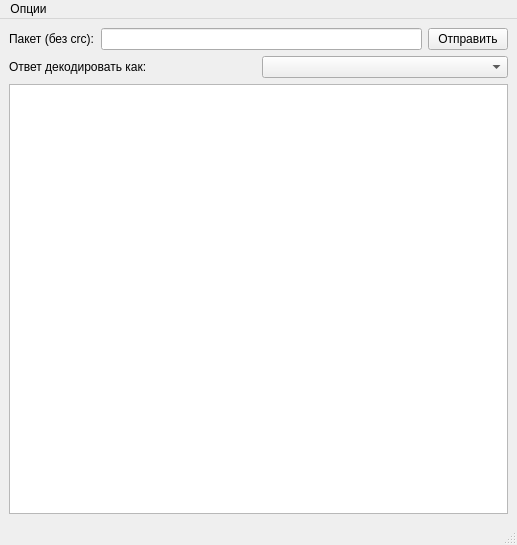
<?xml version="1.0" encoding="UTF-8"?>
<ui version="4.0">
 <class>MainWindow</class>
 <widget class="QMainWindow" name="MainWindow">
  <property name="geometry">
   <rect>
    <x>0</x>
    <y>0</y>
    <width>517</width>
    <height>545</height>
   </rect>
  </property>
  <property name="windowTitle">
   <string>PyModbus</string>
  </property>
  <widget class="QWidget" name="centralwidget">
   <layout class="QVBoxLayout" name="verticalLayout_3">
    <item>
     <layout class="QHBoxLayout" name="horizontalLayout">
      <item>
       <widget class="QLabel" name="label">
        <property name="text">
         <string>Пакет (без crc):</string>
        </property>
       </widget>
      </item>
      <item>
       <widget class="QLineEdit" name="frameInput"/>
      </item>
      <item>
       <widget class="QPushButton" name="sendButton">
        <property name="text">
         <string>Отправить</string>
        </property>
       </widget>
      </item>
     </layout>
    </item>
    <item>
     <layout class="QHBoxLayout" name="horizontalLayout_2">
      <item>
       <widget class="QLabel" name="label_2">
        <property name="text">
         <string>Ответ декодировать как:</string>
        </property>
       </widget>
      </item>
      <item>
       <widget class="QComboBox" name="decodeAsComboBox">
        <property name="editable">
         <bool>false</bool>
        </property>
        <property name="currentText">
         <string/>
        </property>
       </widget>
      </item>
     </layout>
    </item>
    <item>
     <widget class="QListWidget" name="listWidget"/>
    </item>
   </layout>
  </widget>
  <widget class="QMenuBar" name="menubar">
   <property name="geometry">
    <rect>
     <x>0</x>
     <y>0</y>
     <width>517</width>
     <height>21</height>
    </rect>
   </property>
   <widget class="QMenu" name="menu">
    <property name="title">
     <string>Опции</string>
    </property>
    <widget class="QMenu" name="menu_2">
     <property name="title">
      <string>Система команд</string>
     </property>
     <addaction name="choise_system_node"/>
     <addaction name="add_system_node"/>
     <addaction name="change_system_node"/>
    </widget>
    <widget class="QMenu" name="menu_3">
     <property name="title">
      <string>Связь</string>
     </property>
     <addaction name="action_TCP"/>
     <addaction name="action_RTU"/>
    </widget>
    <addaction name="menu_2"/>
    <addaction name="add_single_node"/>
    <addaction name="separator"/>
    <addaction name="menu_3"/>
    <addaction name="separator"/>
    <addaction name="action_Unix_Time"/>
   </widget>
   <addaction name="menu"/>
  </widget>
  <widget class="QStatusBar" name="statusbar"/>
  <action name="choise_system_node">
   <property name="text">
    <string>Выбрать</string>
   </property>
  </action>
  <action name="add_system_node">
   <property name="text">
    <string>Добавить</string>
   </property>
  </action>
  <action name="change_system_node">
   <property name="text">
    <string>Изменить</string>
   </property>
  </action>
  <action name="add_single_node">
   <property name="text">
    <string>Добавить команду</string>
   </property>
  </action>
  <action name="action_TCP">
   <property name="text">
    <string>Настроить по TCP</string>
   </property>
  </action>
  <action name="action_RTU">
   <property name="text">
    <string>Настроить по RTU</string>
   </property>
  </action>
  <action name="action_Unix_Time">
   <property name="text">
    <string>Вычислить Unix-Time</string>
   </property>
  </action>
 </widget>
 <resources/>
 <connections/>
</ui>
